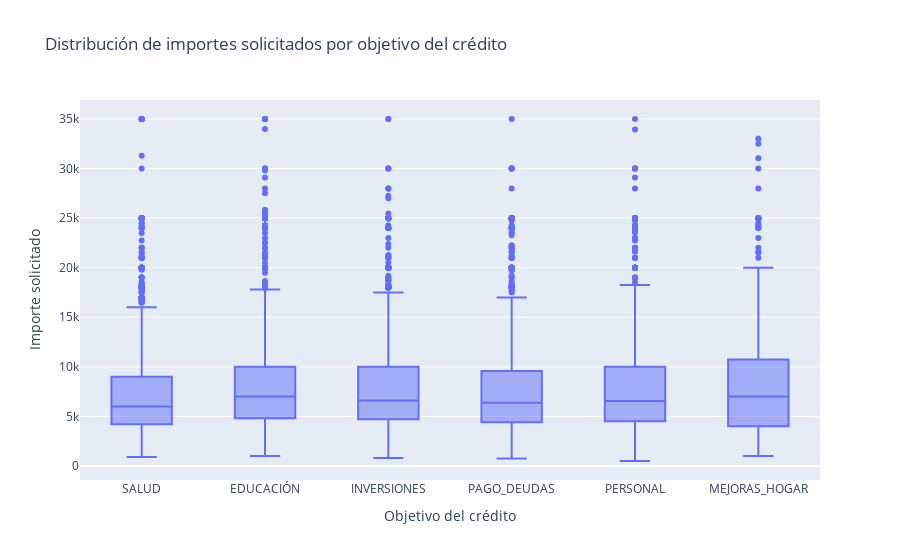

Notebook code for this chart:
### Code cell
# Distribución de los importes solicitados (`importe_solicitado`) por objetivo del crédito (`objetivo_credito`) en un gráfico de cajas
cajas_grafico = px.box(df, x='objetivo_credito', y='importe_solicitado',
              title='Distribución de importes solicitados por objetivo del crédito',
              labels={'objetivo_credito': 'Objetivo del crédito', 'importe_solicitado': 'Importe solicitado'})
cajas_grafico.show()

### Figure 1 — Plotly figure (JSON) as saved in the notebook; plotly's stock layout.template omitted (floating-point values rounded to 4 significant figures; data arrays with more than 128 entries replaced by an {"elided": "..."} marker saying what was removed)
{"data": [{"alignmentgroup": "True", "hovertemplate": "Objetivo del crédito=%{x}<br>Importe solicitado=%{y}<extra></extra>", "legendgroup": "", "marker": {"color": "#636efa"}, "name": "", "notched": false, "offsetgroup": "", "orientation": "v", "showlegend": false, "type": "box", "x": {"elided": "6727 str values"}, "x0": " ", "xaxis": "x", "y": {"elided": "6727 int values"}, "y0": " ", "yaxis": "y"}], "layout": {"boxmode": "group", "legend": {"tracegroupgap": 0}, "title": {"text": "Distribución de importes solicitados por objetivo del crédito"}, "xaxis": {"anchor": "y", "domain": [0, 1], "title": {"text": "Objetivo del crédito"}}, "yaxis": {"anchor": "x", "domain": [0, 1], "title": {"text": "Importe solicitado"}}}}
